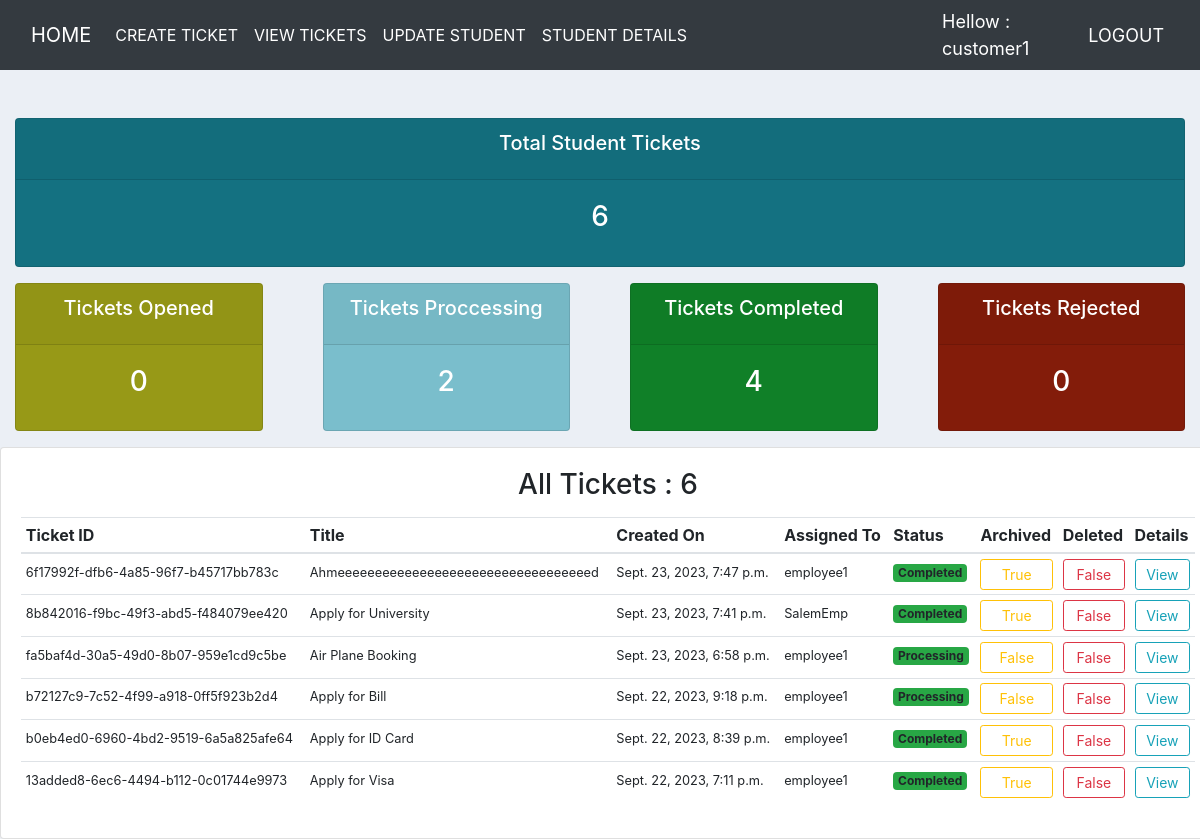
Screenshot of /ticket/all_tickets/ (signed in) with the database file from the repository.
### users/models.py (models this page shows)
class User(AbstractUser):
    is_student = models.BooleanField(default=False)
    is_employee = models.BooleanField(default=False)
    name = models.CharField(max_length=20, null=True, blank=True)
    surename = models.CharField(max_length=20, null=True, blank=True)
    address = models.CharField(max_length=20, null=True, blank=True)
    city = models.CharField(max_length=20, null=True, blank=True)
    country = models.CharField(max_length=20, null=True, blank=True)
    birth_date = models.DateTimeField(null=True, blank=True)
    std_pic = models.ImageField(upload_to='images',null=True, blank=True)
    std_pic_pass_fro = models.ImageField(upload_to='images',null=True, blank=True)
    std_pic_pass_bac = models.ImageField(upload_to='images',null=True, blank=True)
    def __str__(self):
        return self.username

### ticket/models.py (models this page shows, shortened)
class Ticket(models.Model):
    TASK = (
        ('Opening','Opening'),
        ('Processing','Processing'),
        ('Completed','Completed'),
        ('Rejected','Rejected'),
        )
    ticket_number = models.UUIDField(default=uuid.uuid4)
    title = models.CharField(max_length=100)
    content = models.TextField()
    created_by = models.ForeignKey(User, on_delete=models.CASCADE, related_name='created_by')
    assigned_to = models.ForeignKey(User, on_delete=models.DO_NOTHING, null=True, blank=True)
    date_created = models.DateTimeField(auto_now_add=True)
    accepted_date = models.DateTimeField(null=True, blank=True)
    closed_date = models.DateTimeField(null=True , blank=True)
    ticket_status = models.CharField(max_length=15, choices=TASK)
    is_resolved = models.BooleanField(default=False)
    is_deleted = models.BooleanField(default=False)
    is_archived = models.BooleanField(default=False)

### ticket/views.py (the view)
# urls.py: path('all_tickets/', views.all_tickets, name='all_tickets'),
@login_required
def all_tickets(request):
    tickets = Ticket.objects.filter(created_by=request.user).order_by('-date_created')
    total_tickets = tickets.count() #
    complete = tickets.filter(ticket_status='Completed').count()
    reject = tickets.filter(ticket_status='Rejected').count()
    open = tickets.filter(ticket_status='Opening').count()
    proccess = tickets.filter(ticket_status='Processing').count()
    context = {'tickets':tickets, 'total_tickets':total_tickets,'complete':complete ,'reject':reject , 'open':open , 'proccess': proccess}
    return render(request, 'ticket/all_tickets.html', context)

### templates/ticket/all_tickets.html (shortened to what this page needs)
{% extends 'base.html' %}
{% load widget_tweaks %}
{% block content %}
<div class="row">
  <div class="col">
      <div class="col-md">
          <div class="card text-center text-white mb-3 " id="total-orders">
              <div class="card-header">
                  <h5 class="card-title"> Total Student Tickets </h5>
              </div>
              <div class="card-body">
                  <h3 class="card-title">{{total_tickets}}</h3>
              </div>
          </div>
      </div>
  </div>
</div>
<div class="row">
  <div class="col">
      <div class="col-md">
          <div class="card text-center text-white mb-3 " id="orders-pending">
              <div class="card-header">
                  <h5 class="card-title">Tickets Opened</h5>
              </div>
              <div class="card-body">
                  <h3 class="card-title">{{open}}</h3>
              </div>
          </div>
      </div>
  </div>
  <div class="col">
      <div class="col-md">
          <div class="card text-center text-white mb-3 " id="orders-processed">
              <div class="card-header">
                  <h5 class="card-title"> Tickets Proccessing</h5>
              </div>
              <div class="card-body">
                  <h3 class="card-title">{{proccess}}</h3>
              </div>
          </div>
      </div>
  </div>
  <div class="col">
      <div class="col-md">
          <div class="card text-center text-white mb-3 " id="orders-delivered">
              <div class="card-header">
                  <h5 class="card-title"> Tickets Completed</h5>
              </div>
              <div class="card-body">
                  <h3 class="card-title">{{complete}}</h3>
              </div>
          </div>
      </div>
  </div>
  <div class="col">
      <div class="col-md">
          <div class="card text-center text-white mb-3 " id="orders-rejected">
              <div class="card-header">
                  <h5 class="card-title"> Tickets Rejected</h5>
              </div>
              <div class="card-body">
                  <h3 class="card-title">{{reject}}</h3>
              </div>
          </div>
      </div>
  </div>
</div>
<div class="card mx-auto" style="width: 76rem;">
    <div class="card-body">
      <center>
        <h3 class="card-title mb-3"> All Tickets : {{total_tickets}}</h3>
      </center>
        <table class="table table-sm">
            <thead>
              <tr>
            <thead>
              <tr>
                <th scope="col">Ticket ID</th>
                <th scope="col">Title</th>
                <th scope="col">Created On</th>
                <th scope="col">Assigned To</th>
                <th scope="col">Status</th>
                <th scope="col">Archived</th>
                <th scope="col">Deleted</th>
                <th scope="col">Details</th>
              </tr>
            </thead>
            <tbody>
              <tr>
                {% for ticket in tickets %}
                <td><small>{{ticket.ticket_number}}</small></td>
                <td><small>{{ticket.title}}</small></td>
                <td><small>{{ticket.date_created}}</small></td>
                {% if ticket.assigned_to %}
                <td><small>{{ticket.assigned_to}}</small></td>
                {% else %}
                <td><small>Not Assigned</small></td>
                {% endif %}
                {% if ticket.ticket_status == 'Processing' %}
                <td><span class="badge bg-success">Processing</span></td>
                {% elif ticket.ticket_status == 'Opening' %}
                <td><span class="badge bg-warning">Opening</span></td>
                {% elif ticket.ticket_status == 'Completed' %}
                <td><span class="badge bg-success">Completed</span></td>
                {% elif ticket.ticket_status == 'Rejected' %}
                <td><span class="badge bg-danger">Rejected</span></td>
                {% endif %}
                {% if ticket.ticket.is_archived %}
                <td><a class="btn btn-outline-warning btn-sm btn-block" href="#">{{ticket.is_archived}}</a></td>
                {% else %}
                <td><a class="btn btn-outline-warning btn-sm btn-block" href="#">{{ticket.is_archived}}</a></td>
                {% endif %}
                {% if ticket.ticket.is_deleted %}
                <td><a class="btn btn-outline-danger btn-sm btn-block" href="{% url 'dashboard' %}">{{ticket.is_deleted}}</a></td>
                {% elif not ticket.ticket.is_deleted %}
                <td><a class="btn btn-outline-danger btn-sm btn-block" href="{% url 'ticket_deletion' ticket.pk %}">{{ticket.is_deleted}}</a></td>
                {% endif %}
                <td><a class="btn btn-outline-info btn-sm btn-block" href="{% url 'ticket_details' ticket.pk %}">View</a></td>
              </tr>
              {% endfor %}
          </table>
    </div>
</div>
{% endblock content %}

### templates/base.html (shortened to what this page needs)
{% load static %}
<!DOCTYPE html>
<html>
<head>
    <link rel="stylesheet"
    href="https://cdn.jsdelivr.net/npm/bootstrap@4.0.0/dist/css/bootstrap.min.css"
>
</head>
<body>
    {% include 'users/base.html' %}
    {% block content %}
    {% endblock %}
</body>
</html>

### templates/users/base.html (shortened to what this page needs)
<!DOCTYPE html>
<html lang="en">
<head>
</head>
<body>
    {% if request.user.is_student %}
    <nav class="navbar navbar-expand-lg navbar-dark bg-dark">
        <div class="container-fluid">
            <a class="navbar-brand" href="/">HOME</a>
            <div class="collapse navbar-collapse" id="navbarSupportedContent">
                <ul class="navbar-nav me-auto mb-2 mb-lg-0">
                  <li class="nav-item">
                      <a class="nav-link active" href="{% url 'create_ticket' %}"> CREATE TICKET </a>
                    </li>
                  <li class="nav-item">
                      <a class="nav-link active" href="{% url 'all_tickets' %}"> VIEW TICKETS</a>
                  </li>
                  <li class="nav-item">
                    <a class="nav-link active" href="{% url 'update_student' user.pk %}"> UPDATE STUDENT</a>
                </li>
                <li class="nav-item">
                  <a class="nav-link active" href="{% url 'student_details' %}"> STUDENT DETAILS</a>
              </li>
                </ul>
              </div>
        </div>
        <span class="hellow-msg">Hellow : {{request.user}}</span>
        <span ><a class="hellow-msg" href="{% url 'logout' %}">LOGOUT</a></span>
    </nav>
    {% endif %}
</body>
</html>

### templates/base.html (style rules this page uses)
body { background-color: #ebeff5; }
#total-orders { background-color: #147181; }
#orders-pending { background-color: #979917; }
#orders-delivered { background-color: #108028; }
#orders-processed { background-color: #7abecc; }
#orders-rejected { background-color: #831c0a; }

### templates/users/base.html (style rules this page uses)
.hellow-msg { font-size: 18px; color: #fff; margin-right: 20px ; }

### rows the page displays
User: user "customer1"
Ticket: ticket_number "6f17992f-dfb6-4a85-96f7-b45717bb783c", title "Ahmeeeeeeeeeeeeeeeeeeeeeeeeeeeeeeeeeed", date_created "Sept. 23, 2023, 7:47 p.m.", assigned_to "employee1", ticket_status "Completed", is_archived "True", is_deleted "False"
Ticket: ticket_number "8b842016-f9bc-49f3-abd5-f484079ee420", title "Apply for University", date_created "Sept. 23, 2023, 7:41 p.m.", assigned_to "SalemEmp", ticket_status "Completed", is_archived "True", is_deleted "False"
Ticket: ticket_number "fa5baf4d-30a5-49d0-8b07-959e1cd9c5be", title "Air Plane Booking", date_created "Sept. 23, 2023, 6:58 p.m.", assigned_to "employee1", ticket_status "Processing", is_archived "False", is_deleted "False"
Ticket: ticket_number "b72127c9-7c52-4f99-a918-0ff5f923b2d4", title "Apply for Bill", date_created "Sept. 22, 2023, 9:18 p.m.", assigned_to "employee1", ticket_status "Processing", is_archived "False", is_deleted "False"
Ticket: ticket_number "b0eb4ed0-6960-4bd2-9519-6a5a825afe64", title "Apply for ID Card", date_created "Sept. 22, 2023, 8:39 p.m.", assigned_to "employee1", ticket_status "Completed", is_archived "True", is_deleted "False"
Ticket: ticket_number "13added8-6ec6-4494-b112-0c01744e9973", title "Apply for Visa", date_created "Sept. 22, 2023, 7:11 p.m.", assigned_to "employee1", ticket_status "Completed", is_archived "True", is_deleted "False"

### other values shown
{{ total_tickets }} "6"
{{ open }} "0"
{{ proccess }} "2"
{{ complete }} "4"
{{ reject }} "0"
